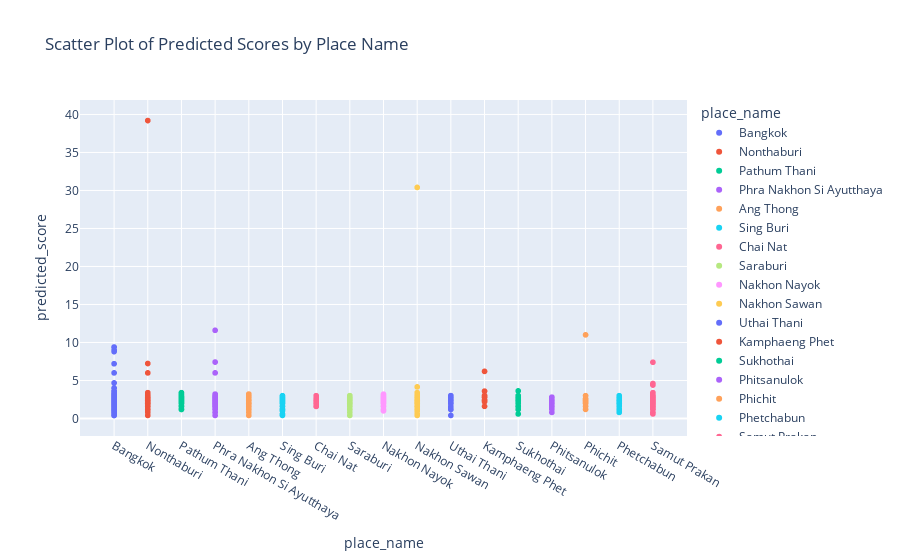

Notebook cell for this chart:
### Code cell
# Create scatter plot using Plotly
fig = px.scatter(
    review_sentiment_df, 
    x='place_name', 
    y='predicted_score', 
    color='place_name',  # Optional: to color points by place_name
    hover_data=['location_name'],  # Display location_name when hovering
    title="Scatter Plot of Predicted Scores by Place Name"
)

# Show the plot
fig.show()
